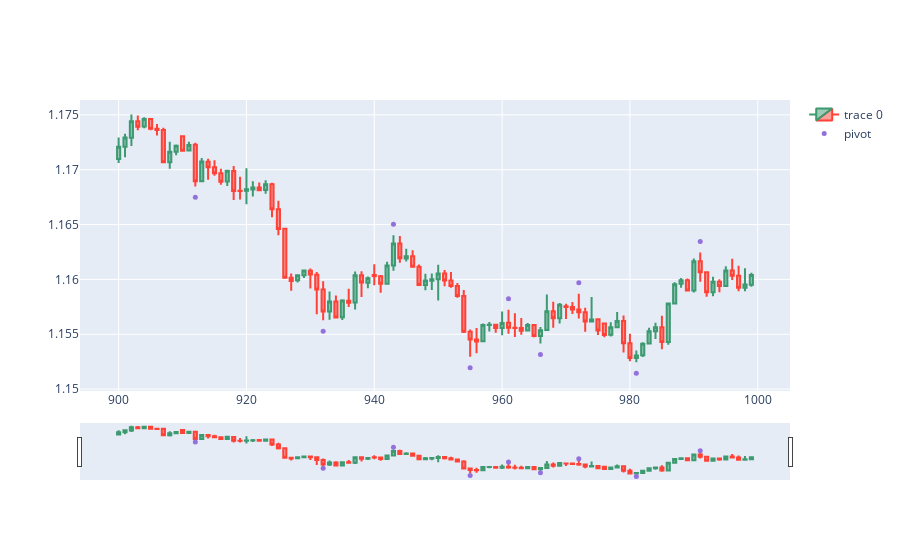

Source (notebook cell):
### Code cell
dfpl = df[start_idx:end_idx]
fig = go.Figure(data=[go.Candlestick(x=dfpl.index,
                open=dfpl['open'],
                high=dfpl['high'],
                low=dfpl['low'],
                close=dfpl['close'])])

fig.add_scatter(x=dfpl.index, y=dfpl['pointpos'], mode="markers",
                marker=dict(size=5, color="MediumPurple"),
                name="pivot")
#fig.update_layout(xaxis_rangeslider_visible=False)
fig.show()
